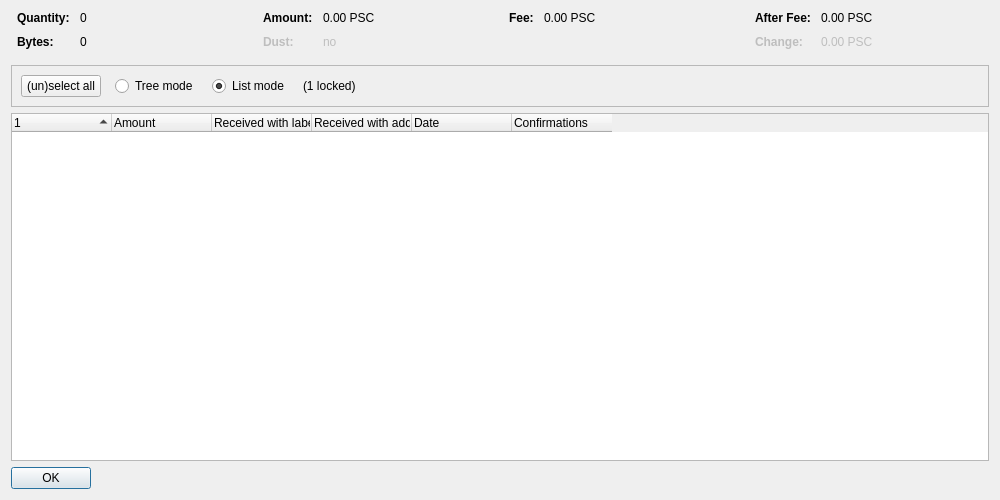
<?xml version="1.0" encoding="UTF-8"?>
<ui version="4.0">
 <class>CoinControlDialog</class>
 <widget class="QDialog" name="CoinControlDialog">
  <property name="geometry">
   <rect>
    <x>0</x>
    <y>0</y>
    <width>1000</width>
    <height>500</height>
   </rect>
  </property>
  <property name="windowTitle">
   <string>Coin Selection</string>
  </property>
  <layout class="QVBoxLayout" name="verticalLayout">
   <item>
    <layout class="QHBoxLayout" name="horizontalLayoutTop" stretch="0,0,0,0">
     <property name="topMargin">
      <number>0</number>
     </property>
     <property name="bottomMargin">
      <number>10</number>
     </property>
     <item>
      <layout class="QFormLayout" name="formLayoutCoinControl1">
       <property name="horizontalSpacing">
        <number>10</number>
       </property>
       <property name="verticalSpacing">
        <number>10</number>
       </property>
       <property name="leftMargin">
        <number>6</number>
       </property>
       <property name="rightMargin">
        <number>6</number>
       </property>
       <item row="0" column="0">
        <widget class="QLabel" name="labelCoinControlQuantityText">
         <property name="font">
          <font>
           <weight>75</weight>
           <bold>true</bold>
          </font>
         </property>
         <property name="text">
          <string>Quantity:</string>
         </property>
        </widget>
       </item>
       <item row="0" column="1">
        <widget class="QLabel" name="labelCoinControlQuantity">
         <property name="cursor">
          <cursorShape>IBeamCursor</cursorShape>
         </property>
         <property name="contextMenuPolicy">
          <enum>Qt::ActionsContextMenu</enum>
         </property>
         <property name="text">
          <string notr="true">0</string>
         </property>
         <property name="textInteractionFlags">
          <set>Qt::LinksAccessibleByMouse|Qt::TextSelectableByKeyboard|Qt::TextSelectableByMouse</set>
         </property>
        </widget>
       </item>
       <item row="1" column="0">
        <widget class="QLabel" name="labelCoinControlBytesText">
         <property name="font">
          <font>
           <weight>75</weight>
           <bold>true</bold>
          </font>
         </property>
         <property name="text">
          <string>Bytes:</string>
         </property>
        </widget>
       </item>
       <item row="1" column="1">
        <widget class="QLabel" name="labelCoinControlBytes">
         <property name="cursor">
          <cursorShape>IBeamCursor</cursorShape>
         </property>
         <property name="contextMenuPolicy">
          <enum>Qt::ActionsContextMenu</enum>
         </property>
         <property name="text">
          <string notr="true">0</string>
         </property>
         <property name="textInteractionFlags">
          <set>Qt::LinksAccessibleByMouse|Qt::TextSelectableByKeyboard|Qt::TextSelectableByMouse</set>
         </property>
        </widget>
       </item>
      </layout>
     </item>
     <item>
      <layout class="QFormLayout" name="formLayoutCoinControl2">
       <property name="horizontalSpacing">
        <number>10</number>
       </property>
       <property name="verticalSpacing">
        <number>10</number>
       </property>
       <property name="leftMargin">
        <number>6</number>
       </property>
       <property name="rightMargin">
        <number>6</number>
       </property>
       <item row="0" column="0">
        <widget class="QLabel" name="labelCoinControlAmountText">
         <property name="font">
          <font>
           <weight>75</weight>
           <bold>true</bold>
          </font>
         </property>
         <property name="text">
          <string>Amount:</string>
         </property>
        </widget>
       </item>
       <item row="0" column="1">
        <widget class="QLabel" name="labelCoinControlAmount">
         <property name="cursor">
          <cursorShape>IBeamCursor</cursorShape>
         </property>
         <property name="contextMenuPolicy">
          <enum>Qt::ActionsContextMenu</enum>
         </property>
         <property name="text">
          <string notr="true">0.00 PSC</string>
         </property>
         <property name="textInteractionFlags">
          <set>Qt::LinksAccessibleByMouse|Qt::TextSelectableByKeyboard|Qt::TextSelectableByMouse</set>
         </property>
        </widget>
       </item>
       <item row="1" column="0">
        <widget class="QLabel" name="labelCoinControlLowOutputText">
         <property name="enabled">
          <bool>false</bool>
         </property>
         <property name="font">
          <font>
           <weight>75</weight>
           <bold>true</bold>
          </font>
         </property>
         <property name="text">
          <string>Dust:</string>
         </property>
        </widget>
       </item>
       <item row="1" column="1">
        <widget class="QLabel" name="labelCoinControlLowOutput">
         <property name="enabled">
          <bool>false</bool>
         </property>
         <property name="cursor">
          <cursorShape>IBeamCursor</cursorShape>
         </property>
         <property name="contextMenuPolicy">
          <enum>Qt::ActionsContextMenu</enum>
         </property>
         <property name="text">
          <string notr="true">no</string>
         </property>
         <property name="textInteractionFlags">
          <set>Qt::LinksAccessibleByMouse|Qt::TextSelectableByKeyboard|Qt::TextSelectableByMouse</set>
         </property>
        </widget>
       </item>
      </layout>
     </item>
     <item>
      <layout class="QFormLayout" name="formLayoutCoinControl3">
       <property name="horizontalSpacing">
        <number>10</number>
       </property>
       <property name="verticalSpacing">
        <number>10</number>
       </property>
       <property name="leftMargin">
        <number>6</number>
       </property>
       <property name="rightMargin">
        <number>6</number>
       </property>
       <item row="0" column="0">
        <widget class="QLabel" name="labelCoinControlFeeText">
         <property name="font">
          <font>
           <weight>75</weight>
           <bold>true</bold>
          </font>
         </property>
         <property name="text">
          <string>Fee:</string>
         </property>
        </widget>
       </item>
       <item row="0" column="1">
        <widget class="QLabel" name="labelCoinControlFee">
         <property name="cursor">
          <cursorShape>IBeamCursor</cursorShape>
         </property>
         <property name="contextMenuPolicy">
          <enum>Qt::ActionsContextMenu</enum>
         </property>
         <property name="text">
          <string notr="true">0.00 PSC</string>
         </property>
         <property name="textInteractionFlags">
          <set>Qt::LinksAccessibleByMouse|Qt::TextSelectableByKeyboard|Qt::TextSelectableByMouse</set>
         </property>
        </widget>
       </item>
      </layout>
     </item>
     <item>
      <layout class="QFormLayout" name="formLayoutCoinControl4">
       <property name="horizontalSpacing">
        <number>10</number>
       </property>
       <property name="verticalSpacing">
        <number>10</number>
       </property>
       <property name="leftMargin">
        <number>6</number>
       </property>
       <property name="rightMargin">
        <number>6</number>
       </property>
       <item row="0" column="0">
        <widget class="QLabel" name="labelCoinControlAfterFeeText">
         <property name="font">
          <font>
           <weight>75</weight>
           <bold>true</bold>
          </font>
         </property>
         <property name="text">
          <string>After Fee:</string>
         </property>
        </widget>
       </item>
       <item row="0" column="1">
        <widget class="QLabel" name="labelCoinControlAfterFee">
         <property name="cursor">
          <cursorShape>IBeamCursor</cursorShape>
         </property>
         <property name="contextMenuPolicy">
          <enum>Qt::ActionsContextMenu</enum>
         </property>
         <property name="text">
          <string notr="true">0.00 PSC</string>
         </property>
         <property name="textInteractionFlags">
          <set>Qt::LinksAccessibleByMouse|Qt::TextSelectableByKeyboard|Qt::TextSelectableByMouse</set>
         </property>
        </widget>
       </item>
       <item row="1" column="0">
        <widget class="QLabel" name="labelCoinControlChangeText">
         <property name="enabled">
          <bool>false</bool>
         </property>
         <property name="font">
          <font>
           <weight>75</weight>
           <bold>true</bold>
          </font>
         </property>
         <property name="text">
          <string>Change:</string>
         </property>
        </widget>
       </item>
       <item row="1" column="1">
        <widget class="QLabel" name="labelCoinControlChange">
         <property name="enabled">
          <bool>false</bool>
         </property>
         <property name="cursor">
          <cursorShape>IBeamCursor</cursorShape>
         </property>
         <property name="contextMenuPolicy">
          <enum>Qt::ActionsContextMenu</enum>
         </property>
         <property name="text">
          <string notr="true">0.00 PSC</string>
         </property>
         <property name="textInteractionFlags">
          <set>Qt::LinksAccessibleByMouse|Qt::TextSelectableByKeyboard|Qt::TextSelectableByMouse</set>
         </property>
        </widget>
       </item>
      </layout>
     </item>
    </layout>
   </item>
   <item>
    <widget class="QFrame" name="frame">
     <property name="minimumSize">
      <size>
       <width>0</width>
       <height>40</height>
      </size>
     </property>
     <property name="frameShape">
      <enum>QFrame::StyledPanel</enum>
     </property>
     <property name="frameShadow">
      <enum>QFrame::Sunken</enum>
     </property>
     <layout class="QHBoxLayout" name="horizontalLayout">
      <item>
       <layout class="QHBoxLayout" name="horizontalLayoutPanel" stretch="0,0,0,0,0">
        <property name="spacing">
         <number>14</number>
        </property>
        <item>
         <widget class="QPushButton" name="pushButtonSelectAll">
          <property name="sizePolicy">
           <sizepolicy hsizetype="Maximum" vsizetype="Fixed">
            <horstretch>0</horstretch>
            <verstretch>0</verstretch>
           </sizepolicy>
          </property>
          <property name="text">
           <string>(un)select all</string>
          </property>
          <property name="autoDefault">
           <bool>false</bool>
          </property>
         </widget>
        </item>
        <item>
         <widget class="QRadioButton" name="radioTreeMode">
          <property name="sizePolicy">
           <sizepolicy hsizetype="Maximum" vsizetype="Fixed">
            <horstretch>0</horstretch>
            <verstretch>0</verstretch>
           </sizepolicy>
          </property>
          <property name="text">
           <string>Tree mode</string>
          </property>
         </widget>
        </item>
        <item>
         <widget class="QRadioButton" name="radioListMode">
          <property name="sizePolicy">
           <sizepolicy hsizetype="Maximum" vsizetype="Fixed">
            <horstretch>0</horstretch>
            <verstretch>0</verstretch>
           </sizepolicy>
          </property>
          <property name="text">
           <string>List mode</string>
          </property>
          <property name="checked">
           <bool>true</bool>
          </property>
         </widget>
        </item>
        <item>
         <widget class="QLabel" name="labelLocked">
          <property name="text">
           <string notr="true">(1 locked)</string>
          </property>
         </widget>
        </item>
        <item>
         <spacer name="horizontalSpacer">
          <property name="orientation">
           <enum>Qt::Horizontal</enum>
          </property>
          <property name="sizeHint" stdset="0">
           <size>
            <width>40</width>
            <height>20</height>
           </size>
          </property>
         </spacer>
        </item>
       </layout>
      </item>
     </layout>
    </widget>
   </item>
   <item>
    <widget class="CoinControlTreeWidget" name="treeWidget">
     <property name="contextMenuPolicy">
      <enum>Qt::CustomContextMenu</enum>
     </property>
     <property name="sortingEnabled">
      <bool>false</bool>
     </property>
     <property name="columnCount">
      <number>6</number>
     </property>
     <attribute name="headerShowSortIndicator" stdset="0">
      <bool>true</bool>
     </attribute>
     <attribute name="headerStretchLastSection">
      <bool>false</bool>
     </attribute>
     <column>
      <property name="text">
       <string/>
      </property>
     </column>
     <column>
      <property name="text">
       <string>Amount</string>
      </property>
     </column>
     <column>
      <property name="text">
       <string>Received with label</string>
      </property>
     </column>
     <column>
      <property name="text">
       <string>Received with address</string>
      </property>
     </column>
     <column>
      <property name="text">
       <string>Date</string>
      </property>
     </column>
     <column>
      <property name="text">
       <string>Confirmations</string>
      </property>
      <property name="toolTip">
       <string>Confirmed</string>
      </property>
     </column>
     <column>
      <property name="text">
       <string/>
      </property>
     </column>
     <column>
      <property name="text">
       <string/>
      </property>
     </column>
     <column>
      <property name="text">
       <string/>
      </property>
     </column>
     <column>
      <property name="text">
       <string/>
      </property>
     </column>
    </widget>
   </item>
   <item>
    <widget class="QDialogButtonBox" name="buttonBox">
     <property name="sizePolicy">
      <sizepolicy hsizetype="Maximum" vsizetype="Fixed">
       <horstretch>0</horstretch>
       <verstretch>0</verstretch>
      </sizepolicy>
     </property>
     <property name="orientation">
      <enum>Qt::Horizontal</enum>
     </property>
     <property name="standardButtons">
      <set>QDialogButtonBox::Ok</set>
     </property>
    </widget>
   </item>
  </layout>
 </widget>
 <customwidgets>
  <customwidget>
   <class>CoinControlTreeWidget</class>
   <extends>QTreeWidget</extends>
   <header>qt/coincontroltreewidget.h</header>
  </customwidget>
 </customwidgets>
 <resources/>
 <connections/>
</ui>
